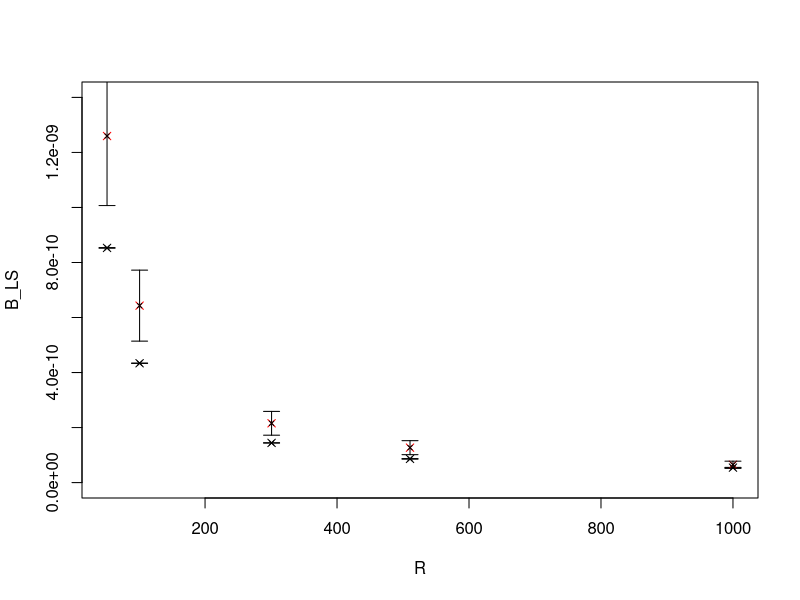
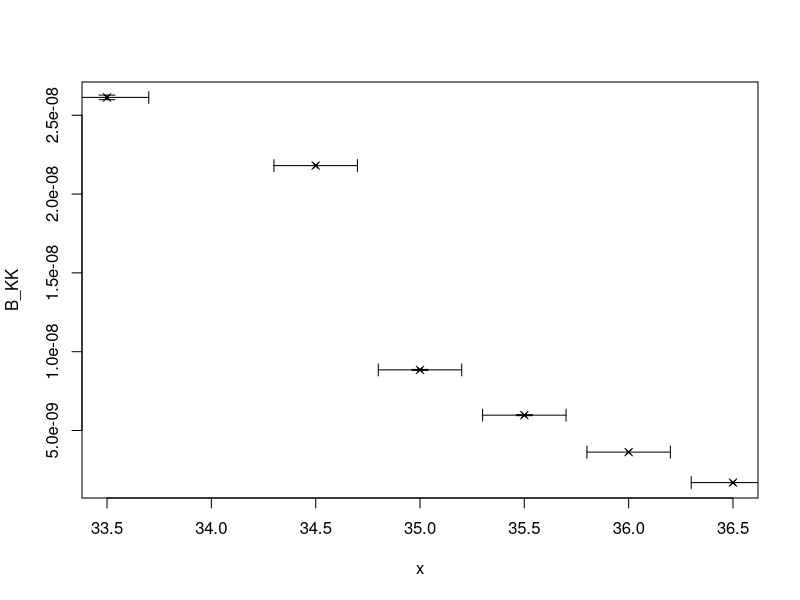

Recreate these plots in R, in order.
library("Hmisc")
library("plotrix")

F = 9.3 * 10^-9
Si = 1.9
mu_0 = 4*pi*10^-7
U = 2.68
A = pi*0.002^2

# Leiterschleife
#Magnetfeld
a_LS <- c(-0.3485069, -0.1772445, -0.05893693, -0.0352345, 0.02223518)
s_a_LS <- c(0.0004740048, 0.0002890753, 0.0002707528, 0.0004135886, 0.0003707150)
B_LS = abs(F*a_LS/(2*Si))
s_B_LS = (s_a_LS/a_LS)*B_LS
R <- c(51.47, 100.8, 300.8, 510.6, 1000)
plot(R, B_LS, pch=4, ylim = c(0, 14*10^-10))
plotCI (R, B_LS, uiw=abs(s_B_LS) , err="y" , pch=4, cex=0.6 ,add=TRUE)

#Dipol

z_LS = sqrt(4.7^2 + 0.1^2)*10^-2
s_z_LS = 0.2*10^-2
p_LS = (2*pi*B_LS*z_LS^3)/mu_0

s_p_LS = p_LS * sqrt((s_B_LS/B_LS)^2 + 3*(s_z_LS/z_LS)^2)

#Theorie

p_theo = A*U/R
s_p_theo = 2*pi*0.002*0.0005/R
B_theo = (mu_0/(2*pi))*(p_theo/z_LS^3)
s_B_theo = B_theo * sqrt((s_p_theo/p_theo)^2 + 3*(s_z_LS/z_LS)^2)
points(R, B_theo, pch=4, col="red")
plotCI (R, B_theo, uiw=s_B_theo , err="y" , pch=4, cex=0.6 ,add=TRUE)
#random Shit - gleiche Reihenfolge wie.txt
#Magnetfeld

a_RS <- c(1.5468670, 0.1211425, 0.4497760, 1.0042261, -0.3500509)
s_a_RS <- c(0.0079674875, 0.0011208778, 0.0006547072, 0.0024883093, 0.001887523)
B_RS = abs(F*a_RS/(2*Si))
s_B_RS = (s_a_RS/a_RS)*B_RS

#Dipol
z_RS1 = sqrt(4.7^2 + 6.5^2)*10^-2
z_RS2 = sqrt(4.7^2 + 4.5^2)*10^-2
z_RS <- c (z_RS1, z_RS1, z_RS1, z_RS2, z_RS1)
s_z_RS = 0.2*10^-2

p_RS = (2*pi*B_RS*z_RS^3)/mu_0
s_p_RS = p_RS * sqrt((s_B_RS/B_RS)^2 + 3*(s_z_RS/z_RS)^2)

#Kronkorken

#Magnetfeld
a_KK <- c(10.6775694, -8.9101144, 3.6145876, 2.4405903, -1.4831742, -0.6929581)
s_a_KK <- c(0.0597263308, 0.0246627915, 0.0125814955, 0.0133117778, 0.0071175290, 0.005957833)
B_KK = abs(F*a_KK/(2*Si))
s_B_KK = (s_a_KK/a_KK)*B_KK

x <- c(33.5, 34.5, 35.0, 35.5, 36.0, 36.5)
s_x <- c(0.2, 0.2, 0.2, 0.2, 0.2, 0.2)

plot(x, B_KK, pch=4)
plotCI (x, B_KK, uiw=s_B_KK , err="y" , pch=4, cex=0.6 ,add=TRUE)
plotCI (x, B_KK, uiw=s_x , err="x" , pch=4, cex=0.6 ,add=TRUE)

#Dipol

z_KK = sqrt(4.7^2 + (x-28.5)^2)*10^-2
s_z_KK = 0.2*10^-2

p_KK = (2*pi*B_KK*z_KK^3)/mu_0
s_p_KK = p_KK * sqrt((s_B_KK/B_KK)^2 + 3*(s_z_KK/z_KK)^2)
